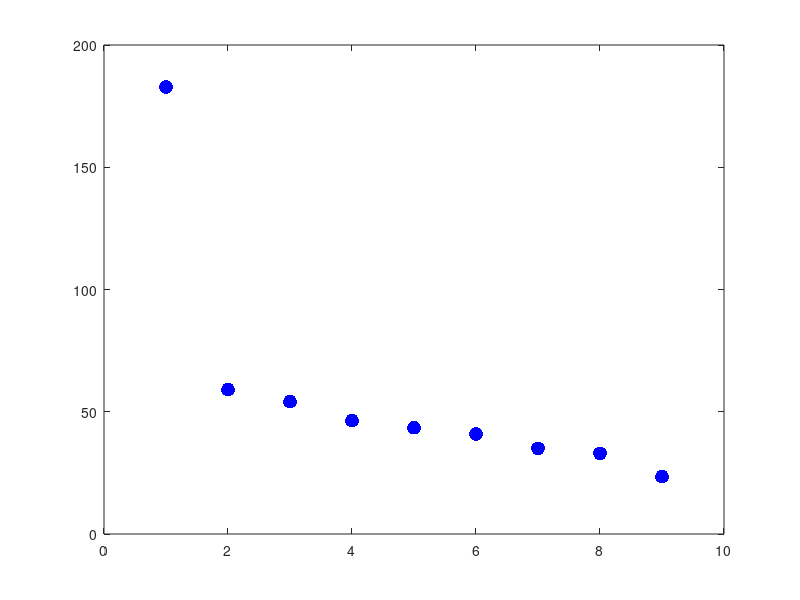

This chart was generated by the following MATLAB code: (Note: this script raises an error after producing the figure.)
%Levent Batakci - LAB192@case.edu
%MATH444 HW#1
%Biopsy Data portion

%Clear memory
clc
clear all

%Load the biopsy data
%The data is stored in 9x699 a matrix X
%The entries are all of type 'double' and are between 1 & 10
%If an entry is missing, it will be NaN
load BiopsyData

%Remove columns with missing data
X(:, any(isnan(X))) = [];

n = size(X,1); %Number of attributes
p = size(X,2); %Number of data points

%Center the data and compute the SVD
xc = sum(X,2) / p;
Xc = X - xc * ones(1, p);
[U,S,V] = svd(Xc, 'eco');

%Plot the singular values
singular_values = diag(S); %Extract the singular values
figure(1);
plot(1:n, singular_values, 'k.','MarkerSize', 30, 'Color', 'b')

%Set up the x-axis
xlbl = append("\fontsize{25}1", "\leq j \leq", string(size(Xc,1)));
xlabel(xlbl, 'interpreter','tex');
xticks(1:size(Xc,1));

%Set up the y-axis
ylbl = "\fontsize{25}Singular Value   \sigma_j";%Label y
ylabel(ylbl, 'interpreter','tex');

set(gca,'FontSize', 25)
%%%%

%Compute the principal components
Z = U' * Xc;

%Look at the principal components in pairs
figure(2);
c = size(Z,1); %Number of components
sbplt_index=1;
for i = 1:1
   for j= i+1:n 
       subplot(3, 3, sbplt_index)
       sbplt_index = sbplt_index + 1;
       plot(Z(i,:),Z(j,:),'k.','MarkerSize',3)
       axis('equal')
       set(gca,'FontSize',15)
       
       xlabel(append("PC ", string(i)))
       ylabel(append("PC ", string(j)))
   end
end

%Look at the 3D Scatterplot
s = 15; %Marker size
subplot(3, 3, 9)
scatter3(Z(1,:), Z(2,:), Z(3,:), s, 'o', 'MarkerEdgeColor','k', 'MarkerFaceColor','b')
xlabel("PC 1")
ylabel("PC 2")
zlabel("PC 3")
title("First 3 PC's 3D-Scatterplot")

sgtitle("Figure 2: Centered Data Principal Components (PC) Compared");

%PLOT JUST FIRST PC
figure(3)
scatter(Z(1,:), zeros(size(Z(1,:))),500,'filled')
ylim(gca, [-0.02 0.02])
xlabel("PC 1")
alpha(0.2)
set(gca, 'FontSize', 30)

